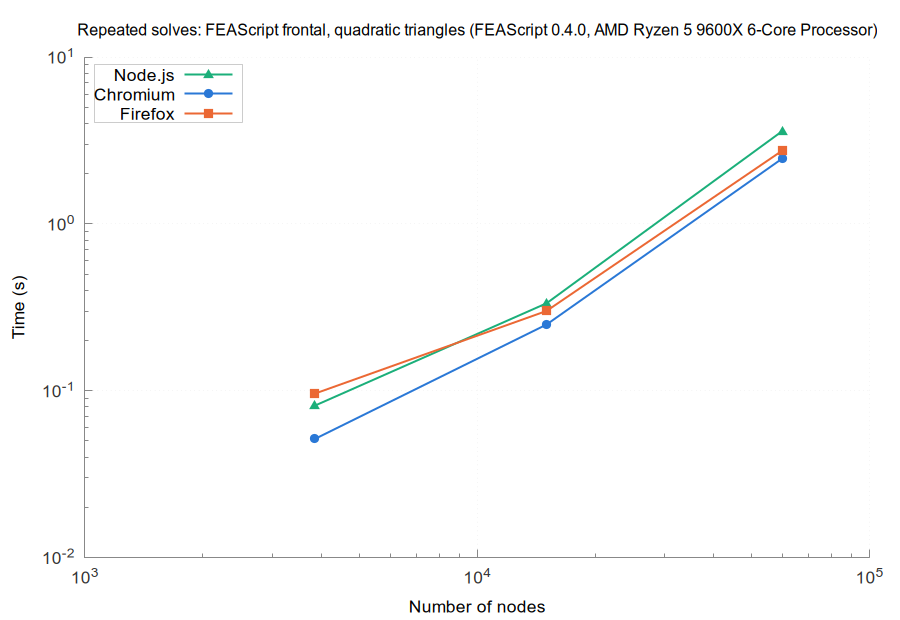

The script that saved this image:
set terminal pngcairo size 900,620 font 'Arial,13'
set border 3 lc rgb '#888888'; set tics nomirror tc rgb '#333333'
set grid lc rgb '#e6e6e6' lw 1; set key top left box lc rgb '#cccccc' opaque
set logscale xy; set format y '10^{%L}'; set format x '10^{%L}'
set output 'browsers_FEAScript_frontal_quadratic_triangles_repeated.png'
set title 'Repeated solves: FEAScript frontal, quadratic triangles (FEAScript 0.4.0, AMD Ryzen 5 9600X 6-Core Processor)' font 'Arial,12'
set xlabel 'Number of nodes'
set ylabel 'Time (s)'
plot 'browsers_FEAScript_frontal_quadratic_triangles_repeated_node.dat' u 1:2 w lp lw 2 pt 9 ps 1.2 lc rgb '#1baf7a' t 'Node.js', \
     'browsers_FEAScript_frontal_quadratic_triangles_repeated_chromium.dat' u 1:2 w lp lw 2 pt 7 ps 1.2 lc rgb '#2a78d6' t 'Chromium', \
     'browsers_FEAScript_frontal_quadratic_triangles_repeated_firefox.dat' u 1:2 w lp lw 2 pt 5 ps 1.2 lc rgb '#eb6834' t 'Firefox'
